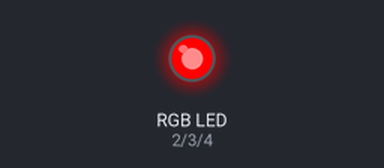
Simulated run of this sketch. Board: Arduino Uno, built with avr-gcc and run on an emulated ATmega328P. On the bench: an RGB LED mixed from three pins (HIGH = lit).

Above: at 0.05 s.
At 0.75 s:
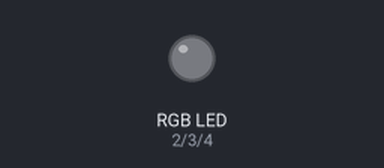
At 1.45 s:
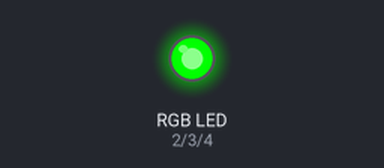
At 2.85 s:
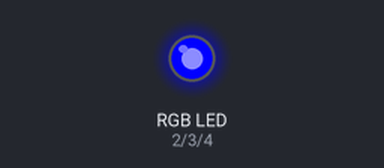
Timing chart, 0 to 3.1 s (numbered marks = the images above):
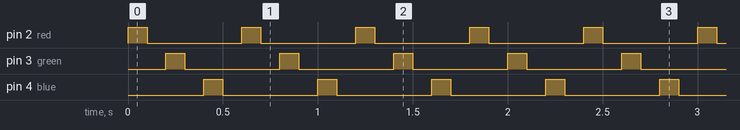

Measured:
- by itself, pin 2 (red), pin 3 (green), pin 4 (blue): alternates HIGH for 0.10 s and LOW for 0.50 s

The sketch:

RGB.ino
```cpp
// Required Components:
// 1. RGB LED (or separate Red, Green, and Blue LEDs)
// 2. Resistors (220Ω for each LED to limit current)
// 3. Arduino Board (e.g., Arduino Uno) - 1 unit
// 4. Jumper Wires for connections
// 5. Breadboard (optional for easier wiring)

// Initialize pins for Red, Green, and Blue LED
const int red = 2;
const int green = 3;
const int blue = 4;

void setup() {
  // Set the RGB pins as OUTPUT
  pinMode(red, OUTPUT);    // Red LED pin
  pinMode(green, OUTPUT);  // Green LED pin
  pinMode(blue, OUTPUT);   // Blue LED pin
}

void loop() {
  // Blink Red LED
  digitalWrite(red, HIGH);   // Turn on Red LED
  delay(100);                // Wait for 100 ms
  digitalWrite(red, LOW);    // Turn off Red LED
  delay(100);                // Wait for 100 ms

  // Blink Green LED
  digitalWrite(green, HIGH); // Turn on Green LED
  delay(100);                // Wait for 100 ms
  digitalWrite(green, LOW);  // Turn off Green LED
  delay(100);                // Wait for 100 ms

  // Blink Blue LED
  digitalWrite(blue, HIGH);  // Turn on Blue LED
  delay(100);                // Wait for 100 ms
  digitalWrite(blue, LOW);   // Turn off Blue LED
  delay(100);                // Wait for 100 ms
}
```
